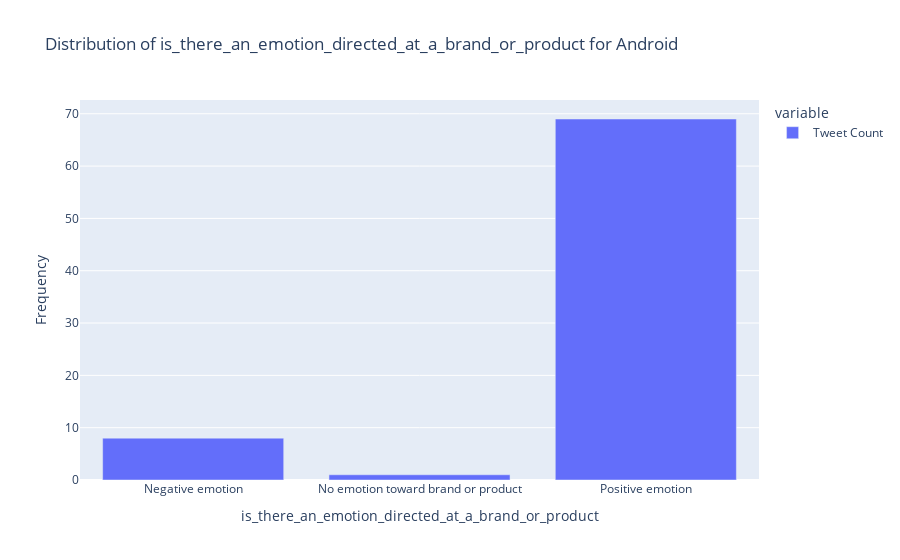

The code cell stored with this chart in its notebook:
### Markdown cell above
Compared to Apple, it seems that there are less tweets directed towards Google (the company itself), but still somewhat follow similar distribution nonetheless. The overwhelming majority of tweets towards Google (the company itself) are still positive with still a considerable but small fraction of tweets that are negative and very small fraction that are either neutral or unknown in emotion or sentiment. Compared to its products, it seems like the company, itself, is more discussed than the products themselves.  
Positive emotion = 346  
Negative emotion = 68  
No emotion toward brand or product = 15  
I can't tell = 1  

*Android*

### Code cell
android_tweets = df[df['emotion_in_tweet_is_directed_at'] == 'Android']
android_sentiment = android_tweets.groupby('is_there_an_emotion_directed_at_a_brand_or_product').count()['tweet_text']
android_sentiment.name = 'Tweet Count'
fig = px.bar(android_sentiment, title='Distribution of is_there_an_emotion_directed_at_a_brand_or_product for Android')
fig.update_yaxes(title='Frequency')
fig.show();

### Figure 1 — Plotly figure (JSON) as saved in the notebook; plotly's stock layout.template omitted (floating-point values rounded to 4 significant figures)
{"data": [{"alignmentgroup": "True", "hovertemplate": "variable=Tweet Count<br>is_there_an_emotion_directed_at_a_brand_or_product=%{x}<br>value=%{y}<extra></extra>", "legendgroup": "Tweet Count", "marker": {"color": "#636efa"}, "name": "Tweet Count", "offsetgroup": "Tweet Count", "orientation": "v", "showlegend": true, "textposition": "auto", "type": "bar", "x": ["Negative emotion", "No emotion toward brand or product", "Positive emotion"], "xaxis": "x", "y": [8, 1, 69], "yaxis": "y"}], "layout": {"barmode": "relative", "legend": {"title": {"text": "variable"}, "tracegroupgap": 0}, "title": {"text": "Distribution of is_there_an_emotion_directed_at_a_brand_or_product for Android"}, "xaxis": {"anchor": "y", "domain": [0, 1], "title": {"text": "is_there_an_emotion_directed_at_a_brand_or_product"}}, "yaxis": {"anchor": "x", "domain": [0, 1], "title": {"text": "Frequency"}}}}
